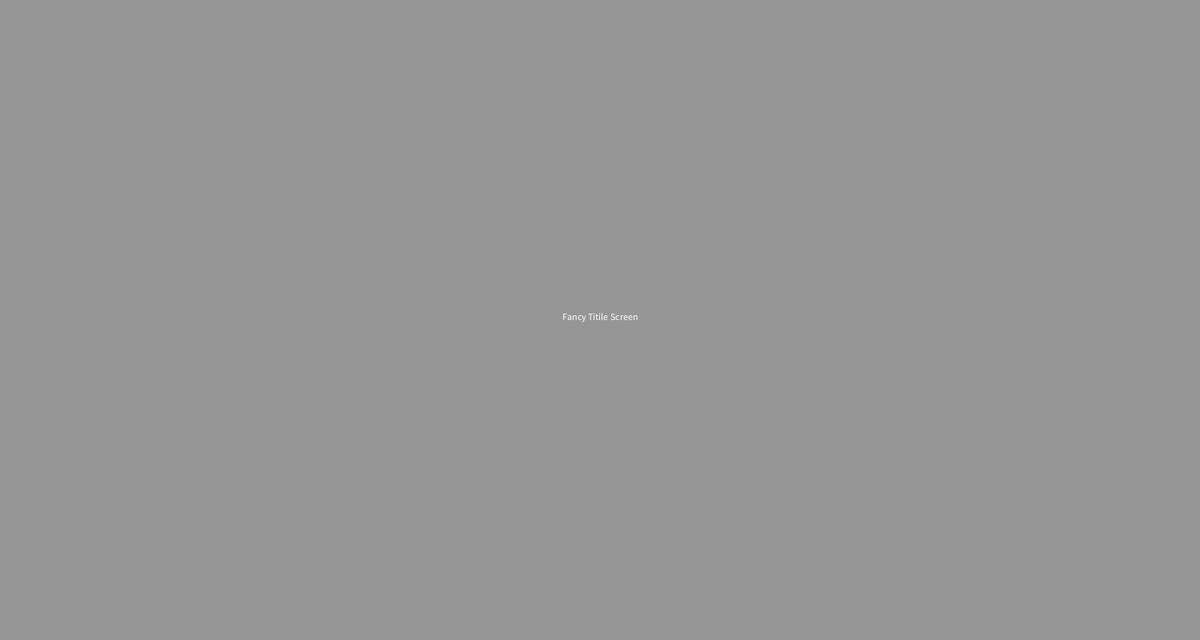
Frame 1 (no input)
Frame 60 (the mouse pressed at the canvas centre just before this capture): identical to frame 1, image omitted
Frame 120 (the mouse held since frame 60 and released just before this capture): identical to frame 1, image omitted

The Processing sketch that drew this single still picture (run headless with seeded random() and noise(); from frame 60 on, the mouse is pressed at the canvas centre):

// Processing sketch: BarGraphsGame3
// ── BarGraphsGame3.pde
barGraphs stage1;
titleScreen title;
int level;


void setup() {
  size(1500, 800);
  //background(10,10,10);
  level = 0;
  stage1 = new barGraphs();
  title = new titleScreen();
}
void draw() {
  textAlign(CENTER);
  background(150);
  switch(level) {
  case 0:
    title.display();
    break;
  case 1:
    stage1.display();
    break;
  }
}


// ── bar.pde
class bar {
    float answer;
    float y = 400;
  //int x;
  bar() {
    //x = 100;
  }
  float display(int x) {
    fill(0);
    rect(x - 50, y, 100, 1000);
    rectMode(CENTER);
    if (mouseX < x + 50 && mouseX > x - 50 && mouseY < y + 30 && mouseY > y - 30) {
      fill(255);
      if (mousePressed && y < 600 && y > 100) {
        y = mouseY;
      }
      else {
        //println(y);
      }
      if (y <= 100)y = 101;
      if (y >= 600)y = 599;
    }
    rect(x, y, 100, 50);
    fill(255, 0, 0);
    rectMode(CORNER);
    rect(width/2, 650, 1000, 500);

    answer = map(y, 600, 101, 1, 10.9);
    answer = int(answer);
    textSize(12);
    text(answer, x, y);
    return answer;
  }
}


// ── barGraphs.pde
class barGraphs {
  //triangles
  float[] triX = new float[11];
  float[] triY = new float[11];
  int numTri;
  //Cubes
  float[] boxX = new float[11];
  float[] boxY = new float[11];
  int numBox;
  //answer Button and co
  int answerBX, answerBY;
  float answer1;
  float answer2;
  float answer3;
  float answer4;
  boolean complete;

  bar bar1;
  bar bar2;
  bar bar3;
  bar bar4;
  graphDone done;

  barGraphs() {
    answer1 = 0;
    answer2 = 0;
    answer3 = 0;
    answer4 = 0;
    bar1 = new bar();
    bar2 = new bar();
    bar3 = new bar();
    bar4 = new bar();
    done = new graphDone();
    answerBX = 1000;
    answerBY = 675;
    complete = false;


    for (int i=0; i < 10; i++) {         
      triX[i] = random (35, width/2 - 35);
    }
    for (int i=0; i < 10; i++) {         
      triY[i] = random (10, height-70);
    }
    numTri = int(random(1, 5));

    for (int i=0; i < 10; i++) {         
      boxX[i] = random (50, width/2 - 50);
    }
    for (int i=0; i < 10; i++) {         
      boxY[i] = random (50, height-70);
    }
    numBox = int(random(1, 5));
  }
  void display() {
    line(width/2, 0, width/2, height);
    fill(0);

    //Triangles display
    for (int i = numTri; i > 0; i--) {
      triangle(triX[i], triY[i], triX[i]-30, triY[i]+60, triX[i]+30, triY[i]+60);
      if (i == 0)i = numTri;
    }

    for (int i = numBox; i > 0; i--) {
      rect(boxX[i]-30, boxY[i]-30, 60, 60);
      if (i == 0)i = numBox;
    }
    println(numBox);


    //check answer button
    //bar.display(width/2 + 100);
    answer1 = bar1.display(width/2 + 150);
    answer2 = bar2.display(width/2 + 300);
    answer3 = bar3.display(width/2 + 450);
    answer4 = bar4.display(width/2 + 600);

    if (mouseX < answerBX + 200 && mouseX > answerBX && mouseY < answerBY + 100 && mouseY > answerBY) {
      fill(255);

      if (mousePressed && numTri == answer1 && numBox == answer2 /*&& numTri == answer3 && numTri == answer4*/) {
        println("correct!");
        complete = true;
      }
      else if(mousePressed && numTri != answer1) {
        println("wrong!");
      }
    }
    if (complete)done.display();


    rect(answerBX, answerBY, 200, 100);
  }
}


// ── graphDone.pde
class graphDone {
  graphDone() {
  }
  void display() {
    rectMode(CENTER);
    fill(255);
    rect(width/2, height/2-15, 500, 100);
    rect(width/2, 585, 500, 100);
    fill(0);
    textSize(48);
    text("Congradulations", width/2, height/2);
    text("Next Level", width/2, 600);
    rectMode(CORNER);
    //level = 0;
    if (mousePressed && mouseX < width/2 + 250 && mouseX > width/2 - 250 && mouseY < 585 + 50  && mouseY > 585 - 50) {
      level = 0;
      setup();
    }
  }
}


// ── titleScreen.pde
class titleScreen {
  titleScreen() {
  }
  void display() {
    text("Fancy Titile Screen", width/2, height/2);
    if (key == ' ') {
      key = 'p';
      level = 1;
    }
  }
}
